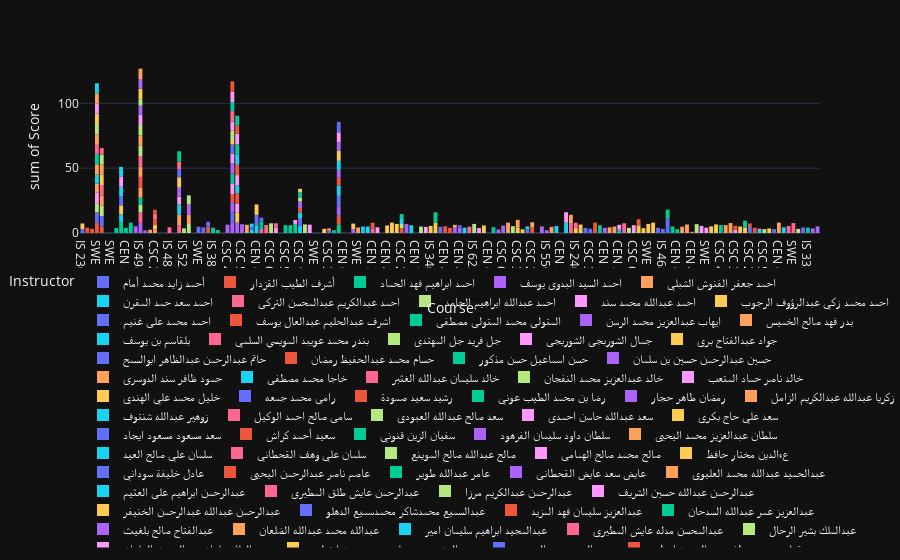

Here is the notebook cell this chart was saved with:
### Code cell
fig = px.histogram(course_instructor_scores, x="Course", y="Score", color="Instructor", hover_data=course_instructor_scores.columns)

fig.update_layout(
    legend=dict(x=-0.01, y=-0.2),
    legend_orientation="h"
)

fig.write_html("instructor_ranking.html")
fig.show()
